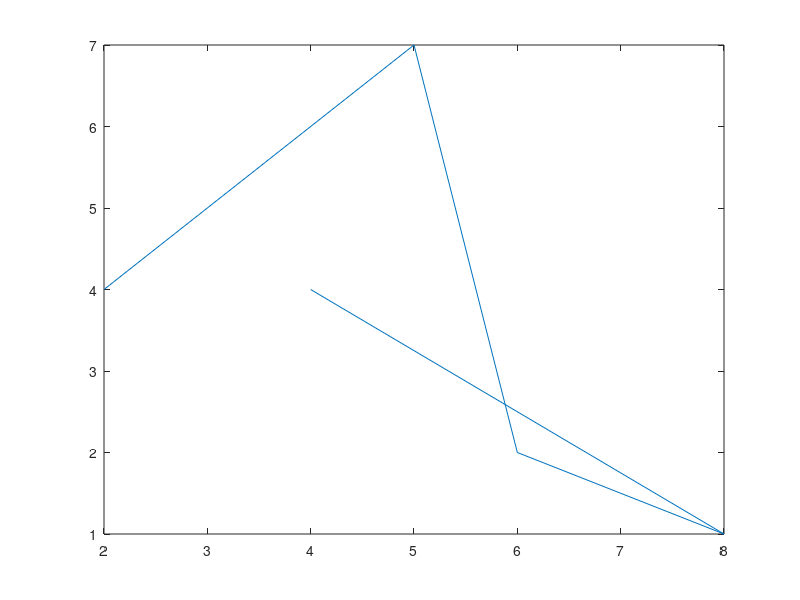

Write MATLAB code to recreate this figure.
clear;
clc;
% Simple ploting b/w two co-ordinate
x = [2,5,6,8,4];
y = [4,7,2,1,4];
plot(x,y)       % plot function is used for ploting in 2D
